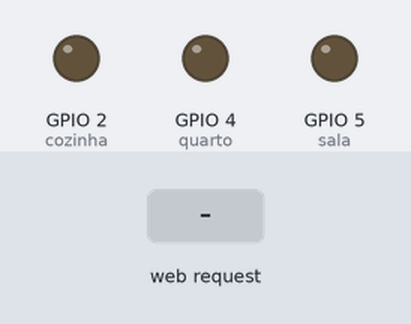
This sketch was run on a simulated ESP32. Parts: output pins drawn as LEDs (lit = HIGH). Inputs (shaded band) come from the test bench. WiFi joins after 1.5 s; servers stay silent unless stated; what the sketch prints to the serial monitor is not drawn.

Above: at 2.7 s.
2.8 s: HTTP request GET /SALA received
At 3.8 s:
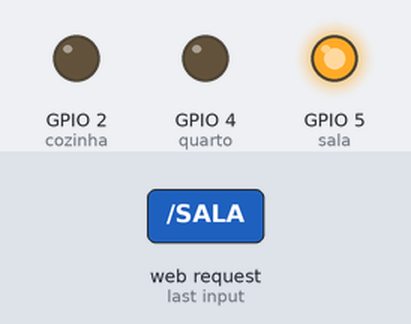
4.3 s: HTTP request GET /QUARTO received
At 5.0 s:
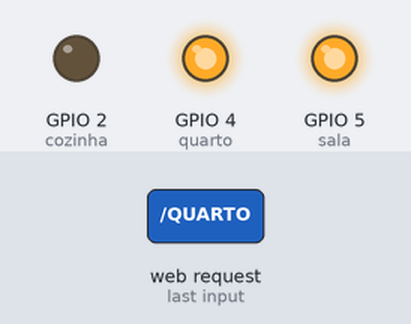
5.8 s: HTTP request GET /COZINHA received
At 6.1 s:
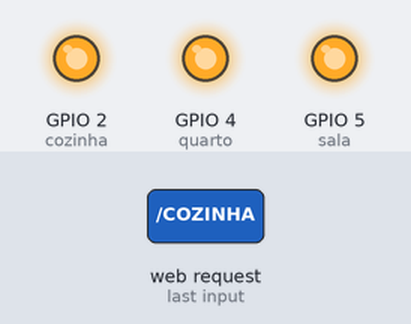
7.3 s: HTTP request GET /SALA received
At 8.5 s:
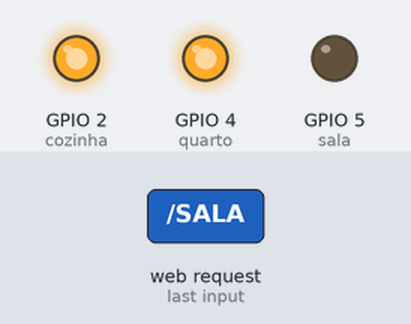
8.8 s: HTTP request GET /QUARTO received
At 9.6 s:
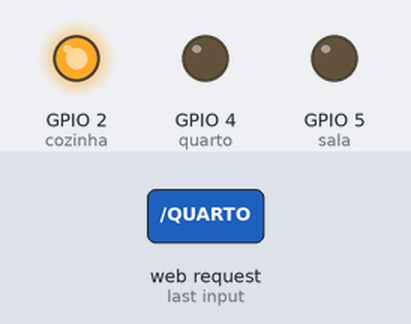
Timing chart, 0 to 11.3 s (numbered marks = the images above; inputs shaded):
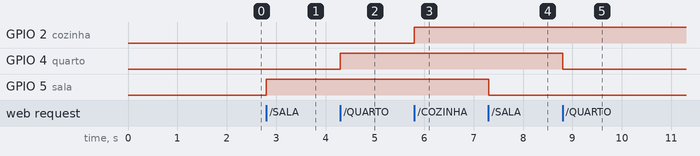

The sketch:

ifam_esp32_app01.ino
```cpp
#include <WiFi.h>

#define sala 5
#define quarto 4
#define cozinha 2

const char* ssid     = "ctdi-aranoua";
const char* password = "aranoua@2023";

WiFiServer server(80);

void setup() {
  Serial.begin(115200);

  pinMode(sala, OUTPUT);
  pinMode(quarto, OUTPUT);
  pinMode(cozinha, OUTPUT);

  delay(10);

  Serial.println();
  Serial.println();
  Serial.print("Conectando a ");
  Serial.println(ssid);

  WiFi.begin(ssid, password);

  while (WiFi.status() != WL_CONNECTED) {
    delay(500);
    Serial.print(".");
  }

  Serial.println("");
  Serial.println("WiFi conectado.");
  Serial.println("EndereÃ§o IP: ");
  Serial.println(WiFi.localIP());

  server.begin();
}

void loop() {
  WiFiClient client = server.available();   // listen for incoming clients

  if (client) {                             // if you get a client,
    Serial.println("New Client.");           // print a message out the serial port
    String currentLine = "";                // make a String to hold incoming data from the client
    while (client.connected()) {            // loop while the client's connected
      if (client.available()) {             // if there's bytes to read from the client,
        char c = client.read();             // read a byte, then
        Serial.write(c);                    // print it out the serial monitor
        if (c == '\n') {                    // if the byte is a newline character

          // if the current line is blank, you got two newline characters in a row.
          // that's the end of the client HTTP request, so send a response:
          if (currentLine.length() == 0) {
            // HTTP headers always start with a response code (e.g. HTTP/1.1 200 OK)
            // and a content-type so the client knows what's coming, then a blank line:
            client.println("HTTP/1.1 200 OK");
            client.println("Content-type:text/html");
            client.println();
            client.println("<html>");
            client.println("<head>");
            client.println("<title> AutomaÃ§Ã£o Residencial </title>");
            client.println("<meta charset=\"utf-8\">");
            client.println("<meta name=\"viewport\" content=\"initial-scale=1.0, user-scalable=no\">");
            client.println("</head>");
            client.println("<body>");
            client.println("<center>");
            client.println("<br>");

            client.println("<a href=\"/SALA\"\"><button>Sala</button></a>");
            client.println("<br>");
            client.println("<br>");
            client.println("<a href=\"/QUARTO\"\"><button>Quarto</button></a>");
            client.println("<br>");
            client.println("<br>");
            client.println("<a href=\"/COZINHA\"\"><button>Cozinha</button></a>");
            client.println("<br>");
            client.println("<br>");
            client.println("</center>");
            client.println("</body>");
            client.println("</html>");


            // The HTTP response ends with another blank line:
            client.println();
            // break out of the while loop:
            break;
          } else {    // if you got a newline, then clear currentLine:
            currentLine = "";
          }
        } else if (c != '\r') {  // if you got anything else but a carriage return character,
          currentLine += c;      // add it to the end of the currentLine
        }


        if (currentLine.endsWith("GET /SALA")) {
          digitalWrite(sala, !digitalRead(sala));
        }

        if (currentLine.endsWith("GET /QUARTO")) {
          digitalWrite(quarto, !digitalRead(quarto));
        }

        if (currentLine.endsWith("GET /COZINHA")) {
          digitalWrite(cozinha, !digitalRead(cozinha));
        }
      }
    }
    // close the connection:
    client.stop();
    Serial.println("Client Disconnected.");
  }
}
```

Measured:
- after the input at 2.8 s, GPIO 5 (sala): LOW → HIGH at once
- after the input at 4.3 s, GPIO 4 (quarto): LOW → HIGH at once
- after the input at 5.8 s, GPIO 2 (cozinha): LOW → HIGH at once
- after the input at 7.3 s, GPIO 5 (sala): HIGH → LOW at once
- after the input at 8.8 s, GPIO 4 (quarto): HIGH → LOW at once
